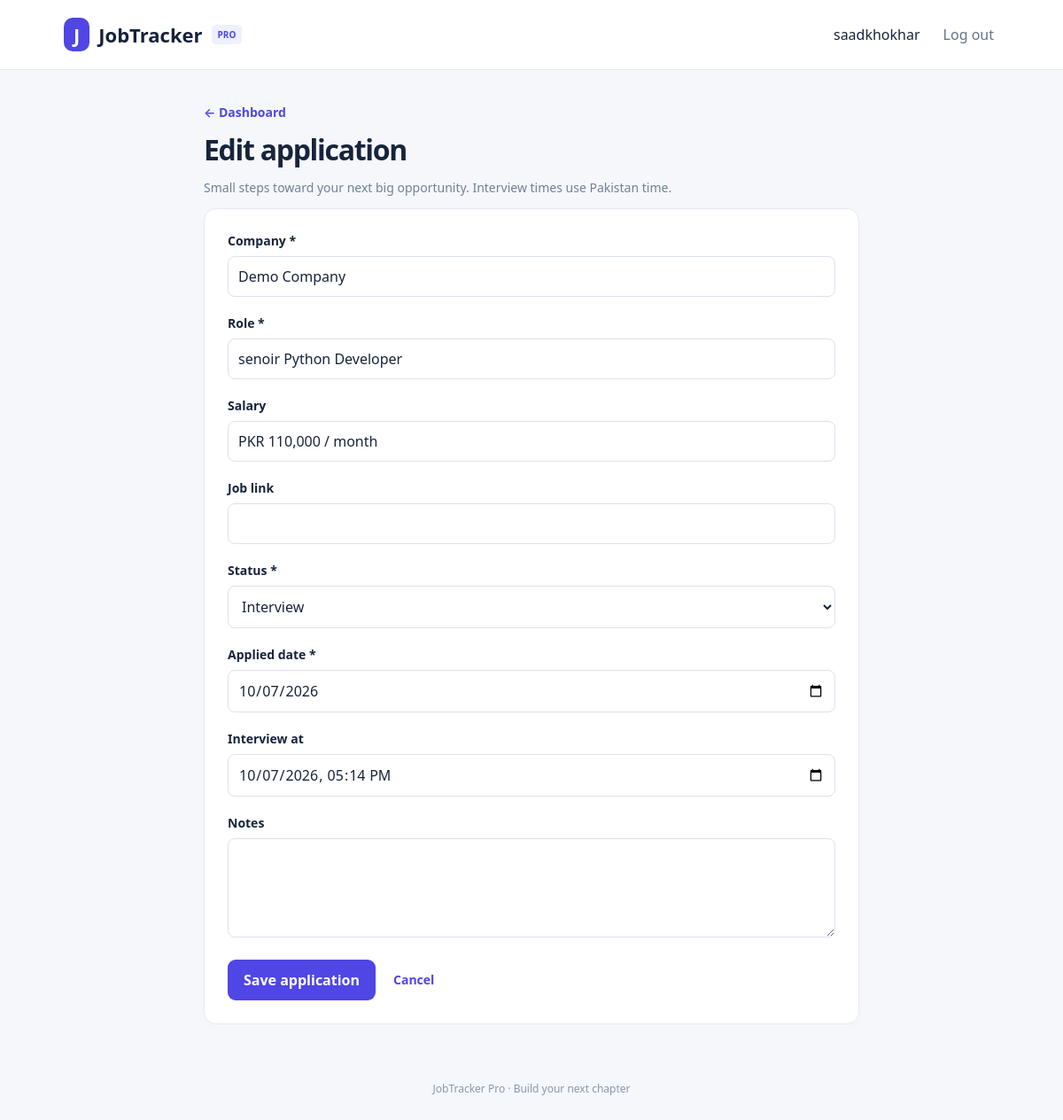
Screenshot of /applications/2/edit/ (signed in) with the database file from the repository.
### jobs/models.py (models this page shows, shortened)
class JobApplication(models.Model):
    class Status(models.TextChoices):
        APPLIED='applied','Applied'
        INTERVIEW='interview','Interview'
        OFFER='offer','Offer'
        REJECTED='rejected','Rejected'
    user=models.ForeignKey(settings.AUTH_USER_MODEL,on_delete=models.CASCADE,related_name='applications')
    company=models.CharField(max_length=150)
    role=models.CharField(max_length=150)
    job_link=models.URLField(blank=True)
    salary=models.CharField(max_length=100,blank=True)
    status=models.CharField(max_length=20,choices=Status.choices,default=Status.APPLIED)
    applied_date=models.DateField(default=timezone.localdate)
    interview_at=models.DateTimeField(blank=True,null=True)
    notes=models.TextField(blank=True)
    created_at=models.DateTimeField(auto_now_add=True)
    class Meta:
        ordering=['-applied_date','-created_at']

### jobs/views.py (the view)
# urls.py: urlpatterns=[path('',views.dashboard,name='dashboard'),path('signup/',views.signup,name='signup'),path('login/',auth.LoginView.as_view(),name='login'),path('logout/',auth.LogoutView.as_view(),name='lo
@login_required
def application_form(request,pk=None):
    obj=get_object_or_404(JobApplication,pk=pk,user=request.user) if pk else None
    form=ApplicationForm(request.POST or None,instance=obj)
    if request.method=='POST' and form.is_valid():
        job=form.save(commit=False)
        job.user=request.user
        job.save()
        messages.success(request,'Application saved successfully.')
        return redirect('dashboard')
    return render(request,'jobs/form.html',{'form':form,'editing':obj is not None})

### jobs/forms.py (shortened to what this page needs)
class ApplicationForm(forms.ModelForm):
    class Meta:
        model=JobApplication
        fields=['company','role','salary','job_link','status','applied_date','interview_at','notes']
        widgets={'applied_date':forms.DateInput(attrs={'type':'date'}),'interview_at':forms.DateTimeInput(format='%Y-%m-%dT%H:%M',attrs={'type':'datetime-local'}),'notes':forms.Textarea(attrs={'rows':4})}
    def __init__(self,*args,**kwargs):
        super().__init__(*args,**kwargs)
        self.fields['interview_at'].input_formats=['%Y-%m-%dT%H:%M']

### templates/jobs/form.html
{% extends 'base.html' %}{% block content %}<div class="form-page"><a class="link" href="{% url 'dashboard' %}">← Dashboard</a><h1>{% if editing %}Edit application{% else %}New application{% endif %}</h1><p class="muted">Small steps toward your next big opportunity. Interview times use Pakistan time.</p><form class="panel fields" method="post">{% csrf_token %}{{ form.non_field_errors }}{% for field in form %}<div class="field"><label for="{{ field.id_for_label }}">{{ field.label }}{% if field.field.required %} *{% endif %}</label>{{ field }}{{ field.errors }}{% if field.help_text %}<small>{{ field.help_text }}</small>{% endif %}</div>{% endfor %}<div class="form-actions"><button class="button">Save application</button><a class="link" href="{% url 'dashboard' %}">Cancel</a></div></form></div>{% endblock %}

### templates/base.html
{% load static %}
<!doctype html><html lang="en"><head><meta charset="utf-8"><meta name="viewport" content="width=device-width,initial-scale=1"><title>JobTracker Pro</title><link rel="stylesheet" href="{% static 'style.css' %}"></head><body><header class="nav"><a class="brand" href="{% url 'dashboard' %}"><span class="logo">J</span> JobTracker<span class="pro">PRO</span></a>{% if user.is_authenticated %}<div class="account"><span>{{ user.username }}</span><form method="post" action="{% url 'logout' %}">{% csrf_token %}<button class="quiet">Log out</button></form></div>{% endif %}</header><main>{% for message in messages %}<div class="notice" role="status">{{ message }}</div>{% endfor %}{% block content %}{% endblock %}</main><footer>JobTracker Pro · Build your next chapter</footer></body></html>

### static/style.css (style rules this page uses)
* { box-sizing:border-box }
body { margin:0;font-family:system-ui,-apple-system,Segoe UI,sans-serif;background:#f5f7fb;color:#18243b }
a { color:#4f46e5;text-decoration:none }
button,input,select,textarea { font:inherit }
.nav { padding:20px 6%;background:#fff;border-bottom:1px solid #e4e8f0;display:flex;justify-content:space-between;align-items:center }
.brand { font-size:22px;font-weight:800;color:#17213b;display:flex;gap:10px;align-items:center }
.logo { background:#4f46e5;color:white;padding:4px 11px;border-radius:10px }
.pro { font-size:10px;background:#eef0ff;color:#4f46e5;padding:4px 7px;border-radius:5px }
.account { display:flex;align-items:center;gap:20px }
.quiet { border:0;background:transparent;color:#64748b;cursor:pointer }
main { max-width:1240px;margin:auto;padding:36px 24px }
h1 { font-size:40px;line-height:1.15;letter-spacing:-1.3px;margin:14px 0 }
.muted { color:#718096;font-size:14px }
.button { display:inline-block;background:#4f46e5;color:white;border:0;padding:12px 18px;border-radius:9px;font-weight:650;cursor:pointer }
.card,.panel { background:white;border:1px solid #e5e9f2;border-radius:14px;box-shadow:0 4px 16px #18243b03 }
.panel { padding:26px }
input,select,textarea { width:100%;border:1px solid #dce1eb;border-radius:8px;padding:11px;background:#fff;color:#18243b }
.link { font-size:14px;font-weight:600;white-space:nowrap }
.fields label { display:block;margin:0 0 8px;font-weight:600;font-size:14px }
.fields p,.field { margin:0 0 20px }
.form-page { max-width:740px;margin:auto }
.form-page h1 { font-size:32px }
.form-actions { display:flex;gap:20px;align-items:center }
footer { text-align:center;color:#8a96aa;font-size:12px;padding:28px }

### rows the page displays
JobApplication: form "Demo Company" "senoir Python Developer" "PKR 110,000 / month" "Interview" "10/07/2026" "10/07/2026 17:14"

### other values shown
{{ user.username }} "saadkhokhar"
{{ field.label }} "Company" "Role" "Salary" "Job link" "Status" "Applied date" "Interview at" "Notes"
